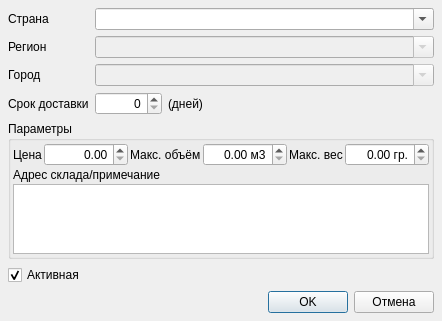
<?xml version="1.0" encoding="UTF-8"?>
<ui version="4.0">
 <class>DialogDelivRegion</class>
 <widget class="QDialog" name="DialogDelivRegion">
  <property name="geometry">
   <rect>
    <x>0</x>
    <y>0</y>
    <width>439</width>
    <height>305</height>
   </rect>
  </property>
  <property name="windowTitle">
   <string>Регион доставки</string>
  </property>
  <layout class="QVBoxLayout" name="verticalLayout_2">
   <property name="leftMargin">
    <number>8</number>
   </property>
   <property name="topMargin">
    <number>8</number>
   </property>
   <property name="rightMargin">
    <number>8</number>
   </property>
   <property name="bottomMargin">
    <number>8</number>
   </property>
   <item>
    <layout class="QGridLayout" name="gridLayout">
     <item row="0" column="0">
      <widget class="QLabel" name="label_10">
       <property name="text">
        <string>Страна</string>
       </property>
      </widget>
     </item>
     <item row="0" column="1" colspan="3">
      <widget class="QComboBox" name="comboBoxCountries">
       <property name="editable">
        <bool>true</bool>
       </property>
      </widget>
     </item>
     <item row="1" column="0">
      <widget class="QLabel" name="label_11">
       <property name="text">
        <string>Регион</string>
       </property>
      </widget>
     </item>
     <item row="1" column="1" colspan="3">
      <widget class="QComboBox" name="comboBoxRegions">
       <property name="enabled">
        <bool>false</bool>
       </property>
       <property name="editable">
        <bool>true</bool>
       </property>
      </widget>
     </item>
     <item row="2" column="0">
      <widget class="QLabel" name="label">
       <property name="text">
        <string>Город</string>
       </property>
      </widget>
     </item>
     <item row="2" column="1" colspan="3">
      <widget class="QComboBox" name="comboBoxCities">
       <property name="enabled">
        <bool>false</bool>
       </property>
       <property name="toolTip">
        <string>Выбор города из справочника</string>
       </property>
       <property name="editable">
        <bool>true</bool>
       </property>
       <property name="maxVisibleItems">
        <number>30</number>
       </property>
       <property name="insertPolicy">
        <enum>QComboBox::NoInsert</enum>
       </property>
       <property name="duplicatesEnabled">
        <bool>false</bool>
       </property>
       <property name="frame">
        <bool>true</bool>
       </property>
      </widget>
     </item>
     <item row="3" column="0">
      <widget class="QLabel" name="labelPeriod">
       <property name="text">
        <string>Срок доставки</string>
       </property>
      </widget>
     </item>
     <item row="3" column="1">
      <widget class="QSpinBox" name="spinBoxPeriod">
       <property name="alignment">
        <set>Qt::AlignRight|Qt::AlignTrailing|Qt::AlignVCenter</set>
       </property>
       <property name="suffix">
        <string/>
       </property>
       <property name="maximum">
        <number>16777215</number>
       </property>
      </widget>
     </item>
     <item row="3" column="2">
      <widget class="QLabel" name="labelPeriodHint">
       <property name="text">
        <string>(дней)</string>
       </property>
      </widget>
     </item>
     <item row="3" column="3">
      <spacer name="horizontalSpacer">
       <property name="orientation">
        <enum>Qt::Horizontal</enum>
       </property>
       <property name="sizeHint" stdset="0">
        <size>
         <width>118</width>
         <height>20</height>
        </size>
       </property>
      </spacer>
     </item>
    </layout>
   </item>
   <item>
    <widget class="QGroupBox" name="groupBox">
     <property name="title">
      <string>Параметры</string>
     </property>
     <layout class="QVBoxLayout" name="verticalLayout">
      <property name="spacing">
       <number>2</number>
      </property>
      <property name="leftMargin">
       <number>2</number>
      </property>
      <property name="topMargin">
       <number>2</number>
      </property>
      <property name="rightMargin">
       <number>2</number>
      </property>
      <property name="bottomMargin">
       <number>2</number>
      </property>
      <item>
       <layout class="QHBoxLayout" name="horizontalLayout_2">
        <property name="spacing">
         <number>2</number>
        </property>
        <item>
         <widget class="QLabel" name="label_4">
          <property name="text">
           <string>Цена</string>
          </property>
         </widget>
        </item>
        <item>
         <widget class="QDoubleSpinBox" name="doubleSpinBoxPrice">
          <property name="sizePolicy">
           <sizepolicy hsizetype="Preferred" vsizetype="Fixed">
            <horstretch>0</horstretch>
            <verstretch>0</verstretch>
           </sizepolicy>
          </property>
          <property name="alignment">
           <set>Qt::AlignRight|Qt::AlignTrailing|Qt::AlignVCenter</set>
          </property>
          <property name="maximum">
           <double>16777215.000000000000000</double>
          </property>
         </widget>
        </item>
        <item>
         <widget class="QLabel" name="label_5">
          <property name="text">
           <string>Макс. объём</string>
          </property>
         </widget>
        </item>
        <item>
         <widget class="QDoubleSpinBox" name="doubleSpinBoxVolume">
          <property name="sizePolicy">
           <sizepolicy hsizetype="Preferred" vsizetype="Fixed">
            <horstretch>0</horstretch>
            <verstretch>0</verstretch>
           </sizepolicy>
          </property>
          <property name="alignment">
           <set>Qt::AlignRight|Qt::AlignTrailing|Qt::AlignVCenter</set>
          </property>
          <property name="suffix">
           <string> м3</string>
          </property>
          <property name="maximum">
           <double>16777215.000000000000000</double>
          </property>
         </widget>
        </item>
        <item>
         <widget class="QLabel" name="label_6">
          <property name="text">
           <string>Макс. вес</string>
          </property>
         </widget>
        </item>
        <item>
         <widget class="QDoubleSpinBox" name="doubleSpinBoxWeight">
          <property name="sizePolicy">
           <sizepolicy hsizetype="Preferred" vsizetype="Fixed">
            <horstretch>0</horstretch>
            <verstretch>0</verstretch>
           </sizepolicy>
          </property>
          <property name="alignment">
           <set>Qt::AlignRight|Qt::AlignTrailing|Qt::AlignVCenter</set>
          </property>
          <property name="suffix">
           <string> гр.</string>
          </property>
          <property name="maximum">
           <double>16777215.000000000000000</double>
          </property>
         </widget>
        </item>
       </layout>
      </item>
      <item>
       <widget class="QLabel" name="label_7">
        <property name="text">
         <string>Адрес склада/примечание</string>
        </property>
       </widget>
      </item>
      <item>
       <widget class="QTextEdit" name="textEdit"/>
      </item>
     </layout>
    </widget>
   </item>
   <item>
    <widget class="QCheckBox" name="checkBoxIsActive">
     <property name="text">
      <string>Активная</string>
     </property>
     <property name="checked">
      <bool>true</bool>
     </property>
    </widget>
   </item>
   <item>
    <layout class="QHBoxLayout" name="horizontalLayout_3">
     <item>
      <spacer name="horizontalSpacer_2">
       <property name="orientation">
        <enum>Qt::Horizontal</enum>
       </property>
       <property name="sizeHint" stdset="0">
        <size>
         <width>40</width>
         <height>20</height>
        </size>
       </property>
      </spacer>
     </item>
     <item>
      <widget class="QPushButton" name="pushButtonOK">
       <property name="text">
        <string>OK</string>
       </property>
      </widget>
     </item>
     <item>
      <widget class="QPushButton" name="pushButtonCancel">
       <property name="text">
        <string>Отмена</string>
       </property>
      </widget>
     </item>
    </layout>
   </item>
  </layout>
 </widget>
 <resources/>
 <connections/>
</ui>
